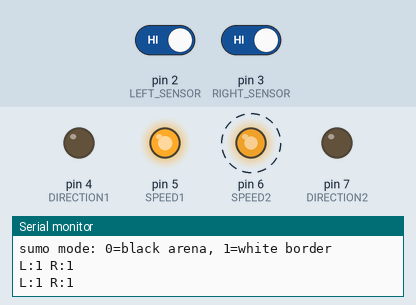
Simulated run of this sketch. Board: Arduino Uno, built with avr-gcc and run on an emulated ATmega328P. On the bench: output pins drawn as LEDs (lit = HIGH), the last lines printed to the serial monitor. Dashed ring = blinking. The inputs (shaded band) are chosen by the test bench; at power-on: pin 2 (LEFT_SENSOR) HIGH, pin 3 (RIGHT_SENSOR) HIGH.

Above: at 2.7 s.
2.8 s: pin 2 (LEFT_SENSOR) driven LOW and pin 3 (RIGHT_SENSOR) driven LOW
At 3.8 s:
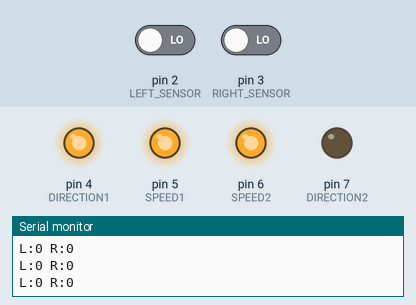
4.4 s: pin 2 (LEFT_SENSOR) driven HIGH
At 5.7 s:
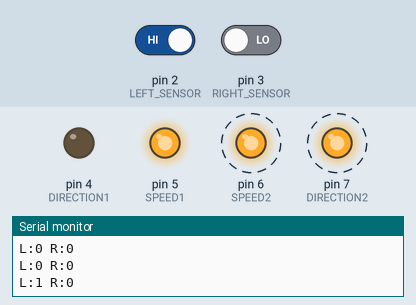
8.1 s: pin 2 (LEFT_SENSOR) driven LOW
At 8.59 s:
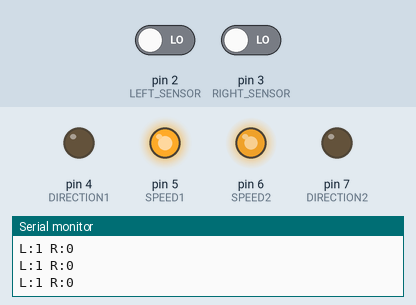
10.2 s: pin 3 (RIGHT_SENSOR) driven HIGH
At 10.91 s:
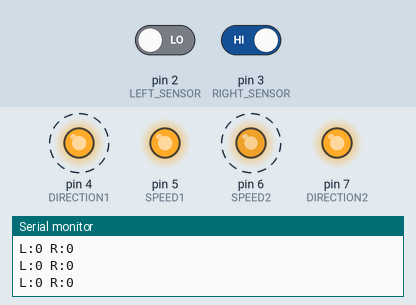
Timing chart, 0 to 14.9 s (numbered marks = the images above; inputs shaded):
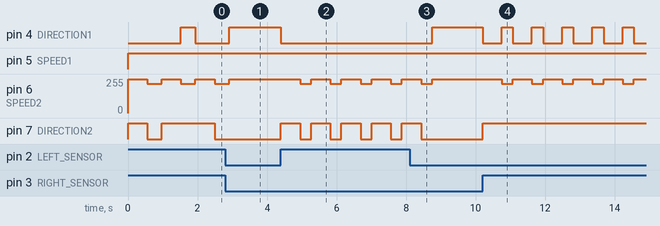

Measured:
- after the input at 2.8 s, pin 6 (SPEED2): goes on until 2.9 s, then stays 255/255; pin 7 (DIRECTION2): stays LOW (without the input it goes to HIGH after 0.11 s)
- after the input at 4.4 s, pin 4 (DIRECTION1): HIGH → LOW at once; pin 6 (SPEED2): alternates 255/255 for 0.55 s and 220/255 for 0.32 s, starting after 0.55 s; pin 7 (DIRECTION2): alternates HIGH for 0.55 s and LOW for 0.32 s, starting at once
- after the input at 8.1 s, pin 4 (DIRECTION1): LOW → HIGH after 0.65 s; pin 6 (SPEED2): goes on until 8.8 s, then stays 255/255; pin 7 (DIRECTION2): goes on until 8.4 s, then stays LOW
- after the input at 10.2 s, pin 4 (DIRECTION1): alternates HIGH for 0.32 s and LOW for 0.55 s, starting at once; pin 6 (SPEED2): alternates 255/255 for 0.55 s and 220/255 for 0.32 s, starting after 0.55 s; pin 7 (DIRECTION2): LOW → HIGH at once
- by itself, pin 6 (SPEED2): alternates 255/255 for 0.55 s and 220/255 for 0.42 s

The sketch:

420.ino
```cpp
#include <Arduino.h>

const uint8_t LEFT_SENSOR = 2;
const uint8_t RIGHT_SENSOR = 3;

const uint8_t SPEED1 = 5;
const uint8_t DIRECTION1 = 4;
const uint8_t SPEED2 = 6;
const uint8_t DIRECTION2 = 7;

const uint8_t WHITE = HIGH;  // sensor reads 1 on the white border

const uint8_t ATTACK_PWM = 255;
const uint8_t TURN_PWM = 220;

const unsigned long BACK_OFF_MS = 550;
const unsigned long TURN_BACK_MS = 320;
const unsigned long BOTH_EDGE_TURN_MS = 420;
const unsigned long LOG_INTERVAL_MS = 200;

bool turnRightNext = true;
unsigned long lastLogMs = 0;

void setup() {
  Serial.begin(9600);

  pinMode(LEFT_SENSOR, INPUT_PULLUP);
  pinMode(RIGHT_SENSOR, INPUT_PULLUP);

  pinMode(SPEED1, OUTPUT);
  pinMode(DIRECTION1, OUTPUT);
  pinMode(SPEED2, OUTPUT);
  pinMode(DIRECTION2, OUTPUT);

  Serial.println("sumo mode: 0=black arena, 1=white border");
}

void loop() {
  int left = digitalRead(LEFT_SENSOR);
  int right = digitalRead(RIGHT_SENSOR);

  logSensors(left, right);

  if (left == WHITE && right == WHITE) {
    escapeBothSensors();
  } else if (left == WHITE) {
    escapeLeftSensor();
  } else if (right == WHITE) {
    escapeRightSensor();
  } else {
    attackForward();
  }
}

void logSensors(int left, int right) {
  unsigned long now = millis();
  if (now - lastLogMs < LOG_INTERVAL_MS) {
    return;
  }

  lastLogMs = now;
  Serial.print("L:");
  Serial.print(left);
  Serial.print(" R:");
  Serial.println(right);
}

void escapeLeftSensor() {
  backOff();
  turnRight();
  delay(TURN_BACK_MS);
}

void escapeRightSensor() {
  backOff();
  turnLeft();
  delay(TURN_BACK_MS);
}

void escapeBothSensors() {
  backOff();

  if (turnRightNext) {
    turnRight();
  } else {
    turnLeft();
  }

  turnRightNext = !turnRightNext;
  delay(BOTH_EDGE_TURN_MS);
}

void backOff() {
  backward();
  delay(BACK_OFF_MS);
}

void attackForward() {
  forward();
}

void forward() {
  digitalWrite(DIRECTION1, HIGH);
  digitalWrite(DIRECTION2, LOW);
  analogWrite(SPEED1, ATTACK_PWM);
  analogWrite(SPEED2, ATTACK_PWM);
}

void backward() {
  digitalWrite(DIRECTION1, LOW);
  digitalWrite(DIRECTION2, HIGH);
  analogWrite(SPEED1, ATTACK_PWM);
  analogWrite(SPEED2, ATTACK_PWM);
}

void turnLeft() {
  digitalWrite(DIRECTION1, HIGH);
  digitalWrite(DIRECTION2, HIGH);
  analogWrite(SPEED1, ATTACK_PWM);
  analogWrite(SPEED2, TURN_PWM);
}

void turnRight() {
  digitalWrite(DIRECTION1, LOW);
  digitalWrite(DIRECTION2, LOW);
  analogWrite(SPEED1, ATTACK_PWM);
  analogWrite(SPEED2, TURN_PWM);
}
```
